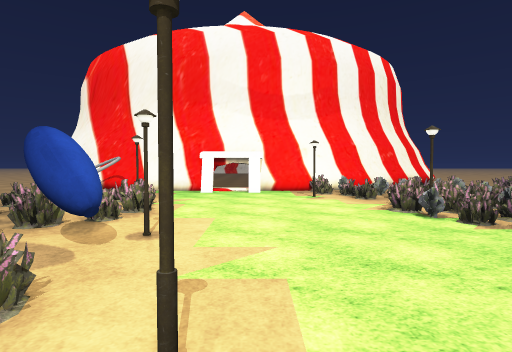
view 1 (above)

24 first-person views from a walk through a 3-D level made in the Unity game engine. The camera is 1.5 m above the floor, tilts 2° down and sees 80° across. The floor is counted in squares, 2 m on a side. Each view is taken from the middle of a square. On the plan, view 1 faces up. The plan holds only what a view shows up to about 10 squares ahead; the rest is blank. The place goes on beyond the plan. The player is left out. Some surface patterns are stand-ins.

view 2
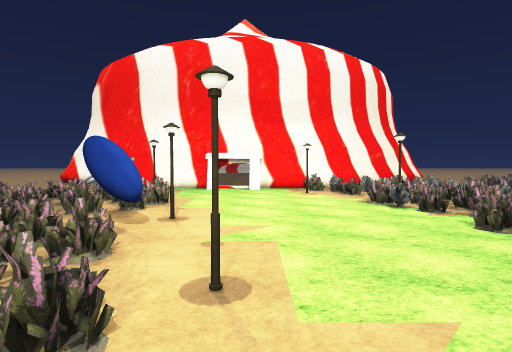

view 3
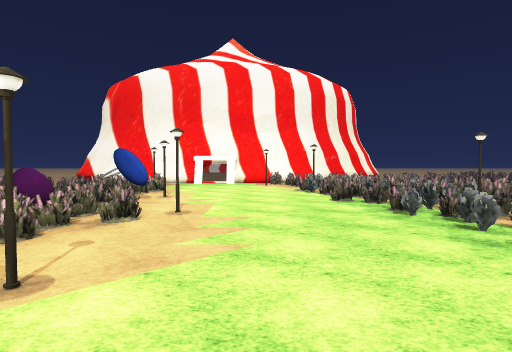

view 4
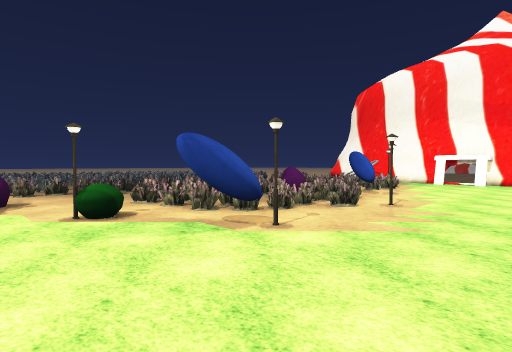

view 5
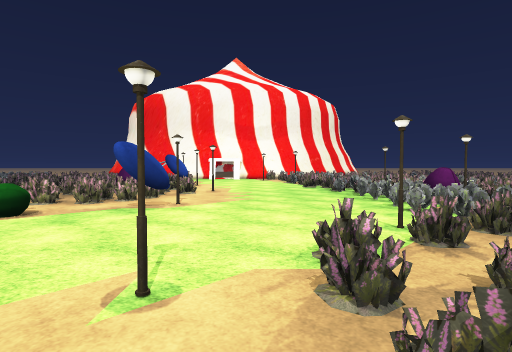

view 6
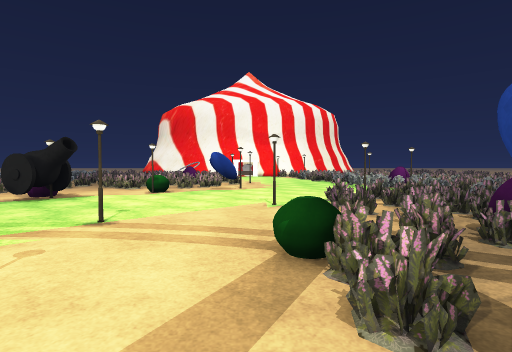

view 7
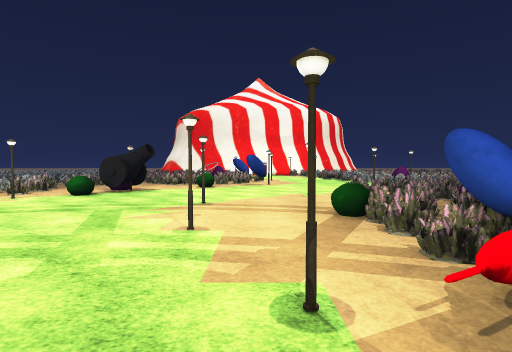

view 8
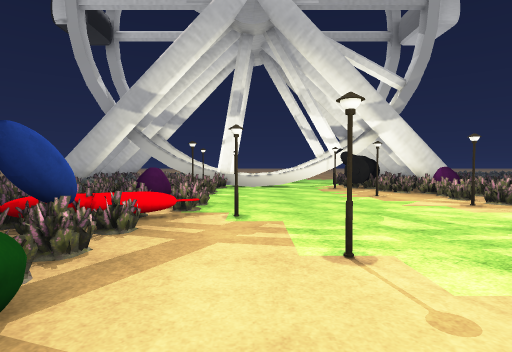

view 9
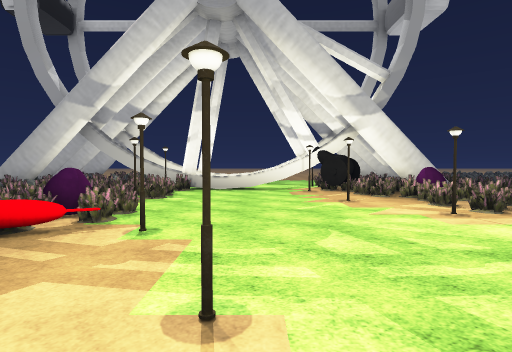

view 10
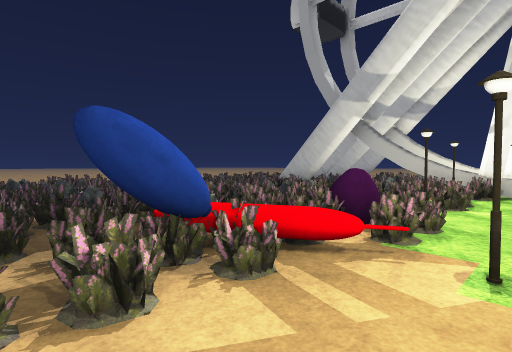

view 11
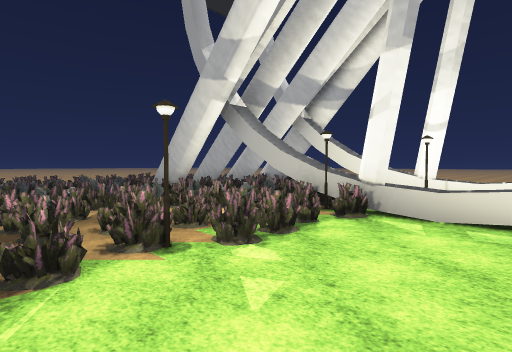

view 12
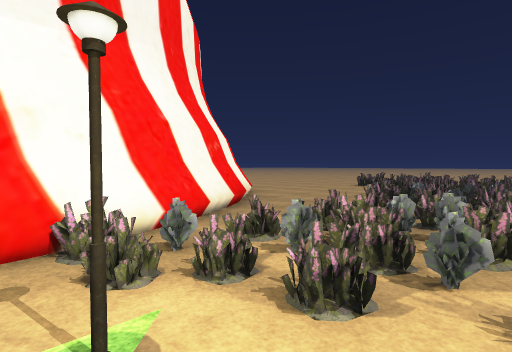

view 13
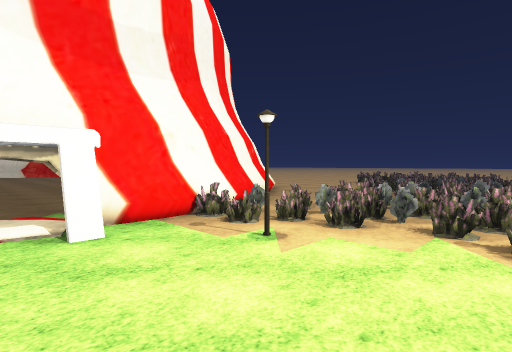

view 14
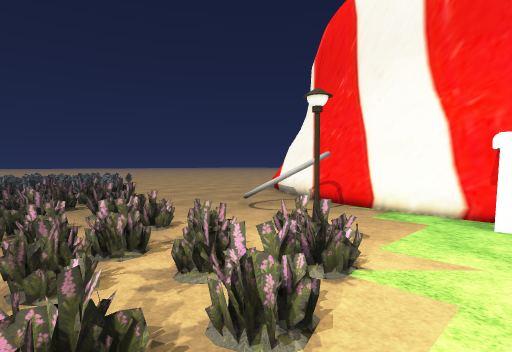

view 15
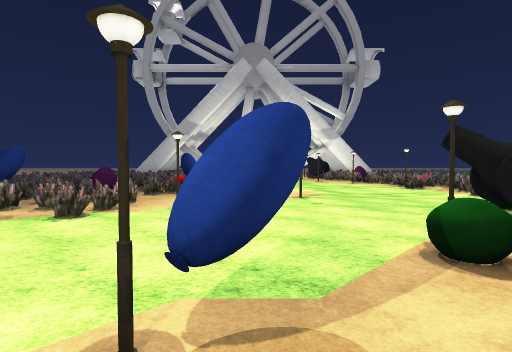

view 16
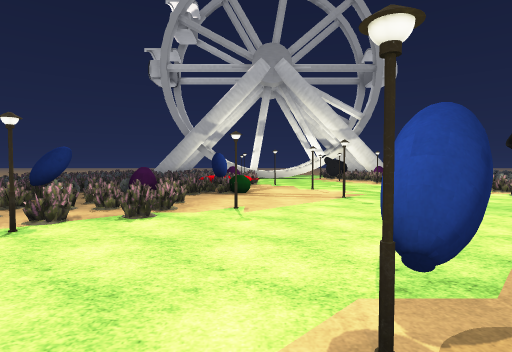

view 17
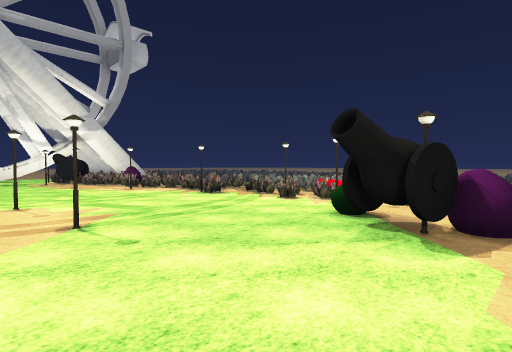

view 18
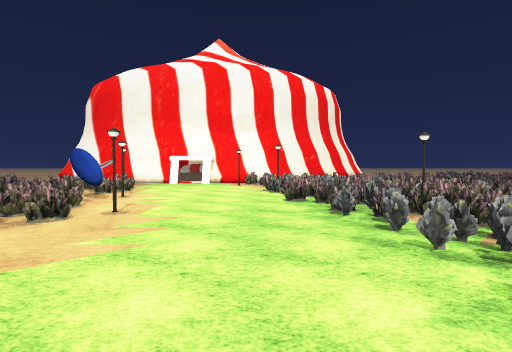

view 19
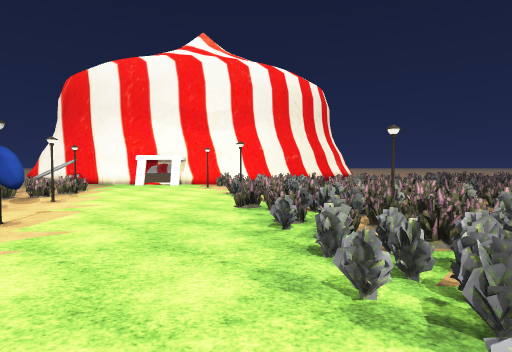

view 20
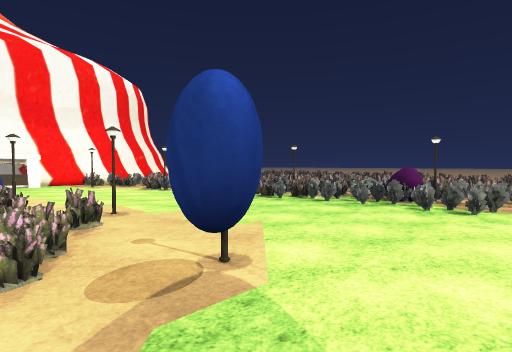

view 21
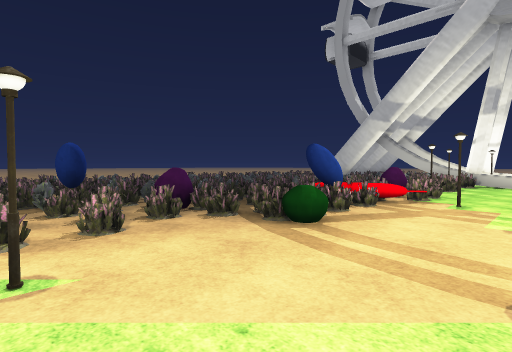

view 22
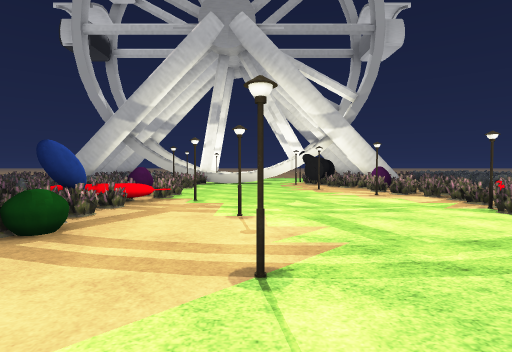

view 23
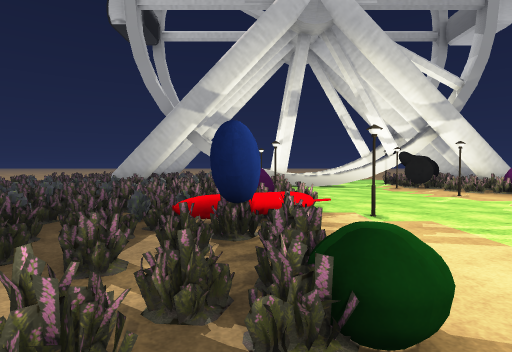

view 24
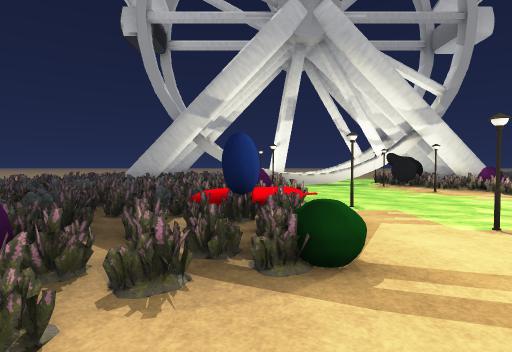

### Floor plan
Key: @ floor where view 1 was taken; # wall or solid block; . floor; = window, fence, low wall or low ledge; B bush; S streetlight; C cannon; O other object.
Columns run from 12 left of view 1 to 12 right of it. Each row starts with its distance up from view 1.
 12      #            # ..
 11     .##         ###....
 10    ...####    ###......=
  9   .....O#######......====
  8  O.....OO.....BB==.O=====
  7  OOO=........S==BBO=O====
  6 OOOO===.==S....BB#BOO ==
  5 O OO=======...=SO#OOO#
  4       =====...B=O===O=
  3        ===OS...=OO==#
  2       ===#==...=BOO=
  1       ===O==S..BBSO=O
  0      #======@...BOOO=
 -1     O======.....BOO #=
 -2     O==.===S....OOO====
 -3     O=...O.O....BBOO ==
 -4      =.O.S.....SBOO
 -5     O=.SC......=O#=
 -6      =.C....S.==#O
 -7      OS.......==B##===
 -8      #....S...==OOO O=
 -9    OOO......OO=OO# O=
-10     O=....S..#=#O#O
-11      =S......O==BOO=OO
-12      ==....S.OOBO##OO=
-13      #......=#==OOOO#=
-14     O==S....=O=O=OOO
-15    O====S....S=OOOOO==
-16    O=#O=....=====OO# =
-17     ==#=.....==OO#OO==
-18    ==##CO...=SOO####O=

Positions as (right, up) in squares from view 1, and headings:
1: (0, 0), facing up
2: (0, -1), facing up
3: (1, -4), facing up
4: (2, -5), facing up-left
5: (1, -8), facing up
6: (0, -12), facing up
7: (-1, -14), facing up
8: (-1, -8), facing down
9: (-2, -9), facing down
10: (-1, -10), facing down-right
11: (-2, -14), facing down-right
12: (1, 6), facing up-right
13: (-1, 5), facing up-right
14: (-1, 4), facing up-left
15: (-1, -1), facing down
16: (0, -1), facing down
17: (-1, -4), facing down-left
18: (2, -4), facing up
19: (3, -3), facing up
20: (-2, -4), facing up-right
21: (-2, -6), facing down-right
22: (-2, -6), facing down
23: (1, -8), facing down
24: (1, -7), facing down
